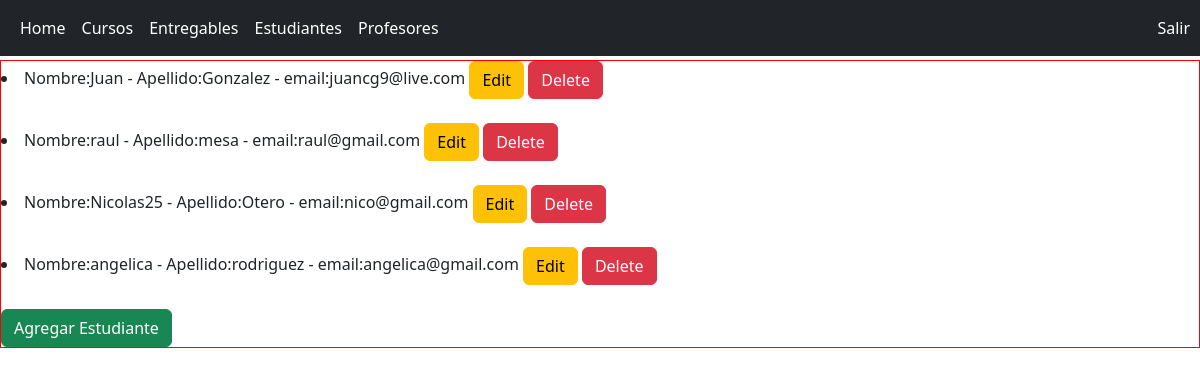
The page /AppCoder/read_estudiantes/ on the database its author committed.
### AppCoder/models.py (models this page shows)
class Estudiante(models.Model):
    nombre = models.CharField(max_length=30)
    apellido = models.CharField(max_length=30)
    email = models.EmailField()
    def __str__(self):
        return f"Nombre:{self.nombre} - Apellido:{self.apellido} - email:{self.email}"

### AppCoder/views.py (the view)
# urls.py: path('read_estudiantes/', read_estudiantes),
def read_estudiantes(request):
    estudiantes = Estudiante.objects.all()   # trae toda la info
    return render(request, "estudiantesCRUD/read_estudiantes.html", {"estudiantes": estudiantes})

### AppCoder/template/estudiantesCRUD/read_estudiantes.html (shortened to what this page needs)
{% extends "../home.html" %}
{% load static %}
{% block contenido %}
    {% for estudiante in estudiantes %}
        <li>
            {{ estudiante }}
            <a href="/AppCoder/update_estudiantes/{{estudiante.id}}" class="btn btn-warning">Edit</a>
            <a href="/AppCoder/delete_estudiantes/{{estudiante.id}}" class="btn btn-danger">Delete</a>
        </li>
        <br>
    {% endfor %}
    <a class="btn btn-success" href="/AppCoder/create_estudiantes/">Agregar Estudiante</a>
{% endblock %}

### AppCoder/template/home.html (shortened to what this page needs)
<!DOCTYPE html>
<html lang="en">
<head>
    {% load static %}
    <link rel="stylesheet" href="{%static 'css/bootstrap.min.css'%}">
    <link rel="stylesheet" href="{%static 'css/myestilo.css'%}">
</head>
<body>
    <nav class="navbar navbar-expand-md navbar-dark fixed-top bg-dark">
        <div class="container-fluid">
          <div class="collapse navbar-collapse" id="navbarCollapse">
            <ul class="navbar-nav me-auto mb-2 mb-md-0">
              <li class="nav-item">
                <a class="nav-link active" aria-current="page" href="/AppCoder/home">Home</a>
              </li>
              <li class="nav-item">
                <a class="nav-link active" aria-current="page" href="/AppCoder/cursos">Cursos</a>
              </li>
              <li class="nav-item">
                <a class="nav-link active" aria-current="page" href="/AppCoder/entregables">Entregables</a>
              </li>
              <li class="nav-item">
                <a class="nav-link active" aria-current="page" href="/AppCoder/read_estudiantes">Estudiantes</a>
              </li>
              <li class="nav-item">
                <a class="nav-link active" aria-current="page" href="/AppCoder/profesores">Profesores</a>
              </li>
              <li class="nav-item" style="position: absolute; right: 100px">
                <a class="nav-link active" aria-current="page" href="/AppCoder/perfil/">{{ user.username }}</a>
              </li>
              <li class="nav-item" style="position: absolute; right: 2px">
                <a class="nav-link active" aria-current="page" href="/AppCoder/logout/">Salir</a>
              </li>
            </ul>
          </div>
        </div>
      </nav>
    <div class="contenido1">
        {% block contenido %}{% endblock %}
    </div>
</body>
</html>

### AppCoder/static/css/myestilo.css (style rules this page uses)
.contenido1 { position: relative; top: 60px; border: 1px solid red; }

### rows shown on the page
Estudiante: nombre+apellido+email "Nombre:Juan - Apellido:Gonzalez - email:juancg9@live.com"
Estudiante: nombre+apellido+email "Nombre:raul - Apellido:mesa - email:raul@gmail.com"
Estudiante: nombre+apellido+email "Nombre:Nicolas25 - Apellido:Otero - email:nico@gmail.com"
Estudiante: nombre+apellido+email "Nombre:angelica - Apellido:rodriguez - email:angelica@gmail.com"
